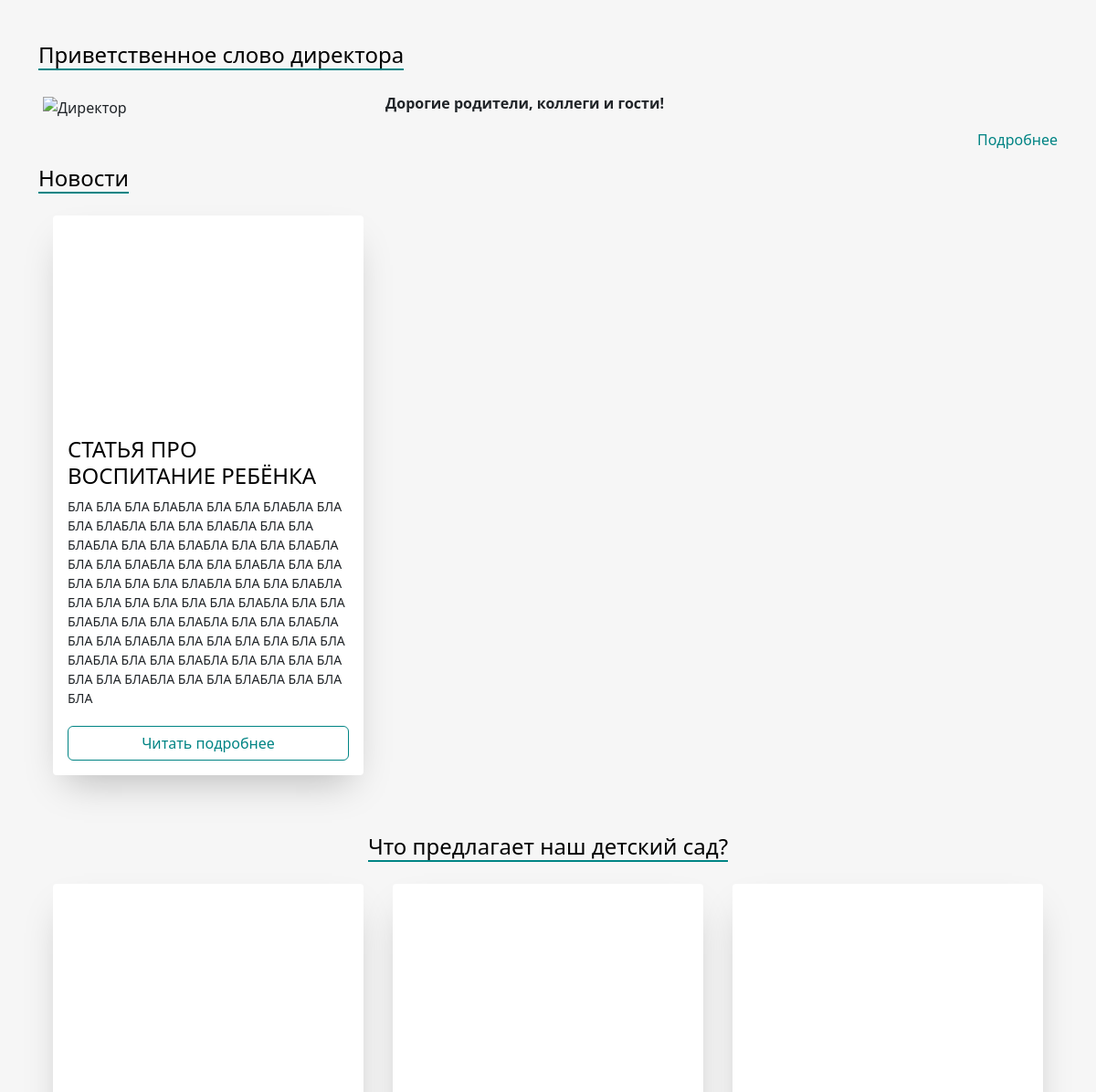
The app's page / (middle part), older data.
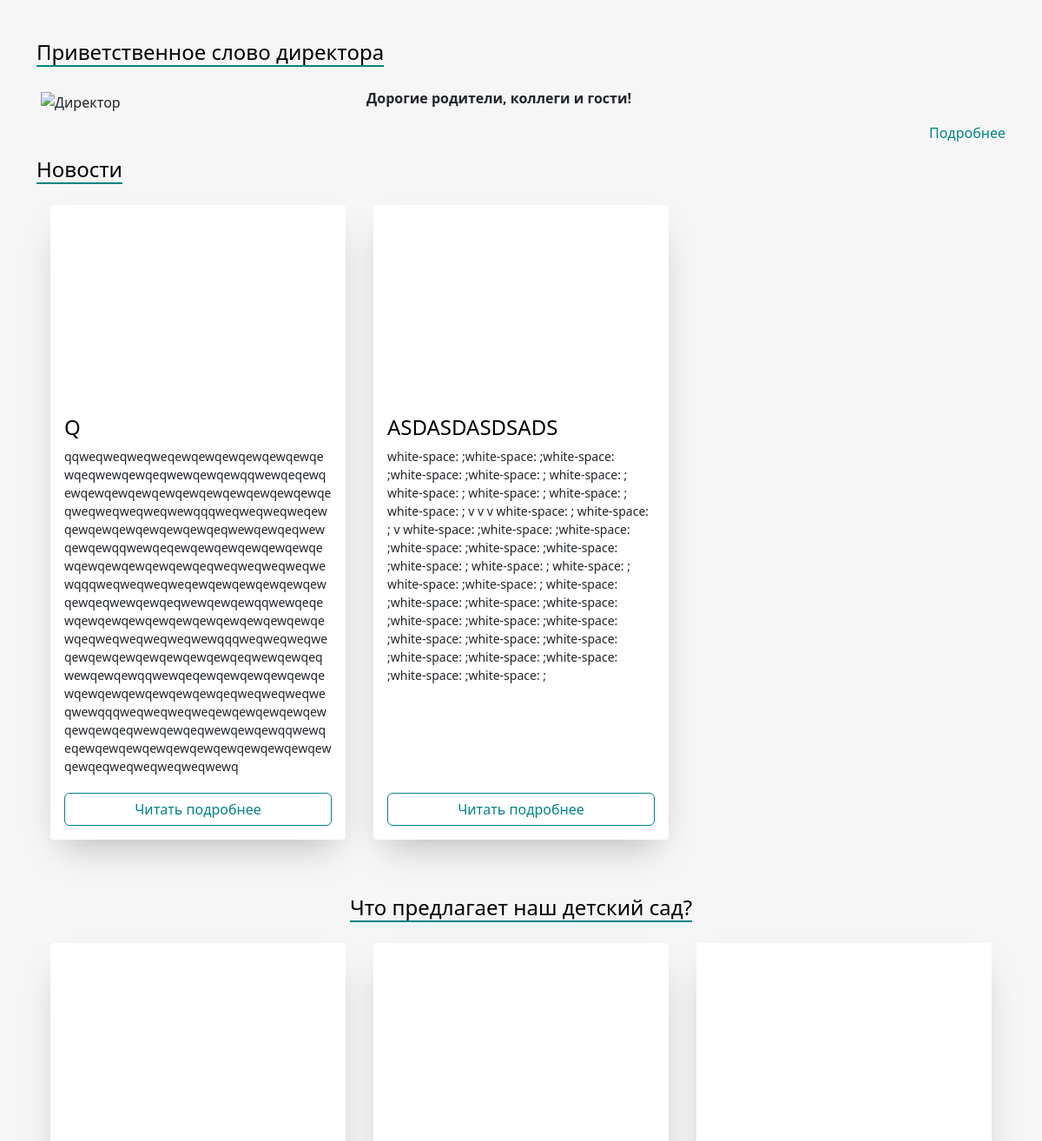
The same page, newer data.
### main/models.py (models this page shows, shortened)
class Articles(models.Model):
    title = models.CharField('Название', max_length=50)
    full_text = models.TextField('Статья', validators = [MinLengthValidator(100, 'Введите больше 100 символов')], null = True)
    date = models.DateTimeField('Дата публикации')
    image = models.ImageField(upload_to='images/', default='')
    class Meta:
        verbose_name = 'Новость'
        verbose_name_plural = 'Новости'

### main/views.py (the view)
# urls.py: path('', views.index, name = 'home'),
def index(request):
    news = Articles.objects.order_by('-date')
    director = Director.objects.first()
    return render(request, 'main/index.html', {'title': 'Детский сад "ДиАми"', 'news': news, 'director': director})

### main/templates/main/index.html (shortened to what this page needs)
{% extends 'base.html' %}
{% load static %}
{% block content %}
    <div class="container pt-5">
        <div class="row">
            <div class="col-md-12 col-sm-12">
                <h4 class="underline">Приветственное слово директора</h4>
            </div>
        </div>
        <div class="row pt-3">
            <div class="col-md-4 col-sm-12">
                <a href="#">
                    <img width="350" class="img-fluid" src="{{ director.image.url }}" height="410"
                         title="Директор" alt="Директор" style="margin:5px;">
                </a>
            </div>
            <div class="col-md-8 col-sm-12">
                <p><strong>Дорогие родители, коллеги и гости!</strong></p>
                <p style="text-align: right;">
                    <a href="{% url 'director' %}" class="text-primary">Подробнее</a>
                </p>
            </div>
        </div>
    </div>
    <div class="container">
        <div class="row">
            <div class="col-md-12 col-sm-12">
                <h4 class="underline">Новости</h4>
            </div>
        </div>
        <ul class="clubs">
            {% if news %}
                {% for el in news|slice:":3" %}
                    <li class="clubs__item">
                        <div class="club">
                            <div class="club__image" style="background-image: url( {{ el.image.url }} )"></div>
                            <div class="club__content">
                                <div class="club__title">
                                    <h4>{{ el.title }}</h4>
                                </div>
                                <p class="club__text">{{ el.full_text }}</p>
                                <a href="{% url 'news_detail' el.id %}" class="btn btn-outline-primary">Читать
                                    подробнее</a>
                            </div>
                        </div>
                    </li>
                {% endfor %}
            {% else %}
                <h4>Нет новостей</h4>
            {% endif %}
        </ul>
    </div>
    <div class="container">
        <div class="row pt-5">
            <div class="col-md-12 col-sm-12 text-center">
                <h4 class="underline">Что предлагает наш детский сад?</h4>
            </div>
        </div>
    </div>
    <div class="container">
        <ul class="clubs">
            <li class="clubs__item">
                <div class="club">
                    <div class="club__image club__image__one"></div>
                </div>
            </li>
            <li class="clubs__item">
                <div class="club">
                    <div class="club__image club__image__two"></div>
                </div>
            </li>
            <li class="clubs__item">
                <div class="club">
                    <div class="club__image club__image__three"></div>
                </div>
            </li>
        </ul>
    </div>
{% endblock %}

Row changes from the older to the newer data that the page shows:
removed Articles: title "СТАТЬЯ ПРО ВОСПИТАНИЕ РЕБЁНКА", full_text "БЛА БЛА БЛА БЛАБЛА БЛА БЛА БЛАБЛА БЛА БЛА БЛАБЛА БЛА БЛА БЛАБЛА БЛА БЛА БЛАБЛА БЛА БЛА БЛАБЛА БЛА БЛА БЛАБЛА БЛА БЛА БЛАБЛА БЛА БЛА БЛАБЛА БЛА БЛА БЛА БЛА БЛА БЛА БЛАБЛА БЛА БЛА БЛАБЛА БЛА БЛА БЛА БЛА БЛА БЛА БЛАБЛА БЛА БЛА БЛАБЛА БЛА БЛА БЛАБЛА БЛА БЛА БЛАБЛА БЛА БЛА БЛАБЛА БЛА БЛА БЛА БЛА БЛА БЛА БЛАБЛА БЛА БЛА БЛАБЛА БЛА БЛА БЛА БЛА БЛА БЛА БЛАБЛА БЛА БЛА БЛАБЛА БЛА БЛА БЛА"
added Articles: title "Q", full_text "qqweqweqweqweqewqewqewqewqewqewqewqeqwewqewqeqwewqewqewqqwewqeqewqewqewqewqewqewqewqewqewqewqewqewqeqweqweqweqweqwewqqqweqweqweqweqewqewqewqewqewqewqewqeqwewqewqeqwewqewqewqqwewqeqewqewqewqewqewqewqewqewqewqewqewqewqeqweqweqweqweqwewqqqweqweqweqweqewqewqewqewqewqewqewqeqwewqewqeqwewqewqewqqwewqeqewqewqewqewqewqewqewqewqewqewqewqewqeqweqweqweqweqwewqqqweqweqweqweqewqewqewqewqewqewqewqeqwewqewqeqwewqewqewqqwewqeqewqewqewqewqewqewqewqewqewqewqewqewqeqweqweqweqweqwewqqqweqweqweqweqewqewqewqewqewqewqewqeqwewqewqeqwewqewqewqqwewqeqewqewqewqewqewqewqewqewqewqewqewqewqeqweqweqweqweqwewq"
added Articles: title "ASDASDASDSADS", full_text "white-space: ;white-space: ;white-space: ;white-space: ;white-space: ; white-space: ; white-space: ; white-space: ; white-space: ; white-space: ; v v v white-space: ; white-space: ; v white-space: ;white-space: ;white-space: ;white-space: ;white-space: ;white-space: ;white-space: ; white-space: ; white-space: ; white-space: ;white-space: ; white-space: ;white-space: ;white-space: ;white-space: ;white-space: ;white-space: ;white-space: ;white-space: ;white-space: ;white-space: ;white-space: ;white-space: ;white-space: ;white-space: ;white-space: ;"
